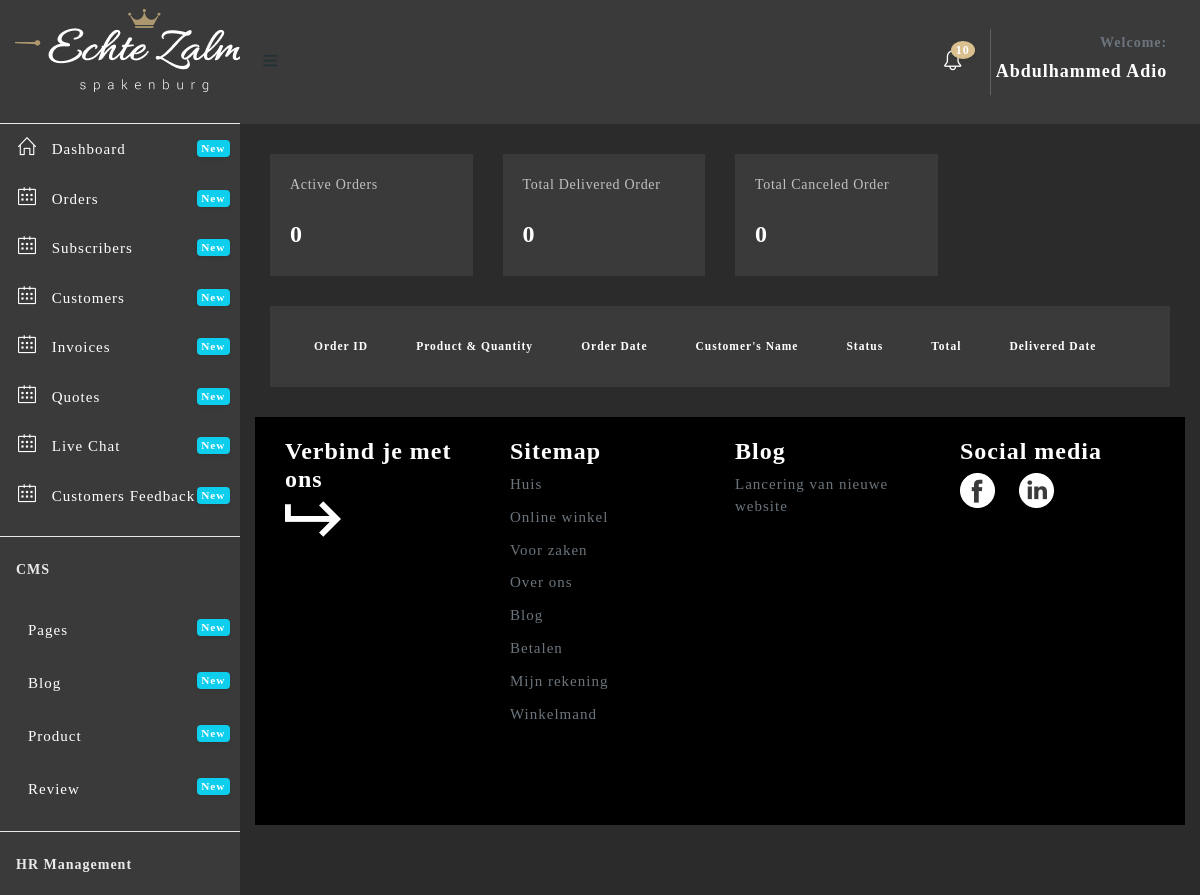
The app's page /admin/order.php (signed in), older data.
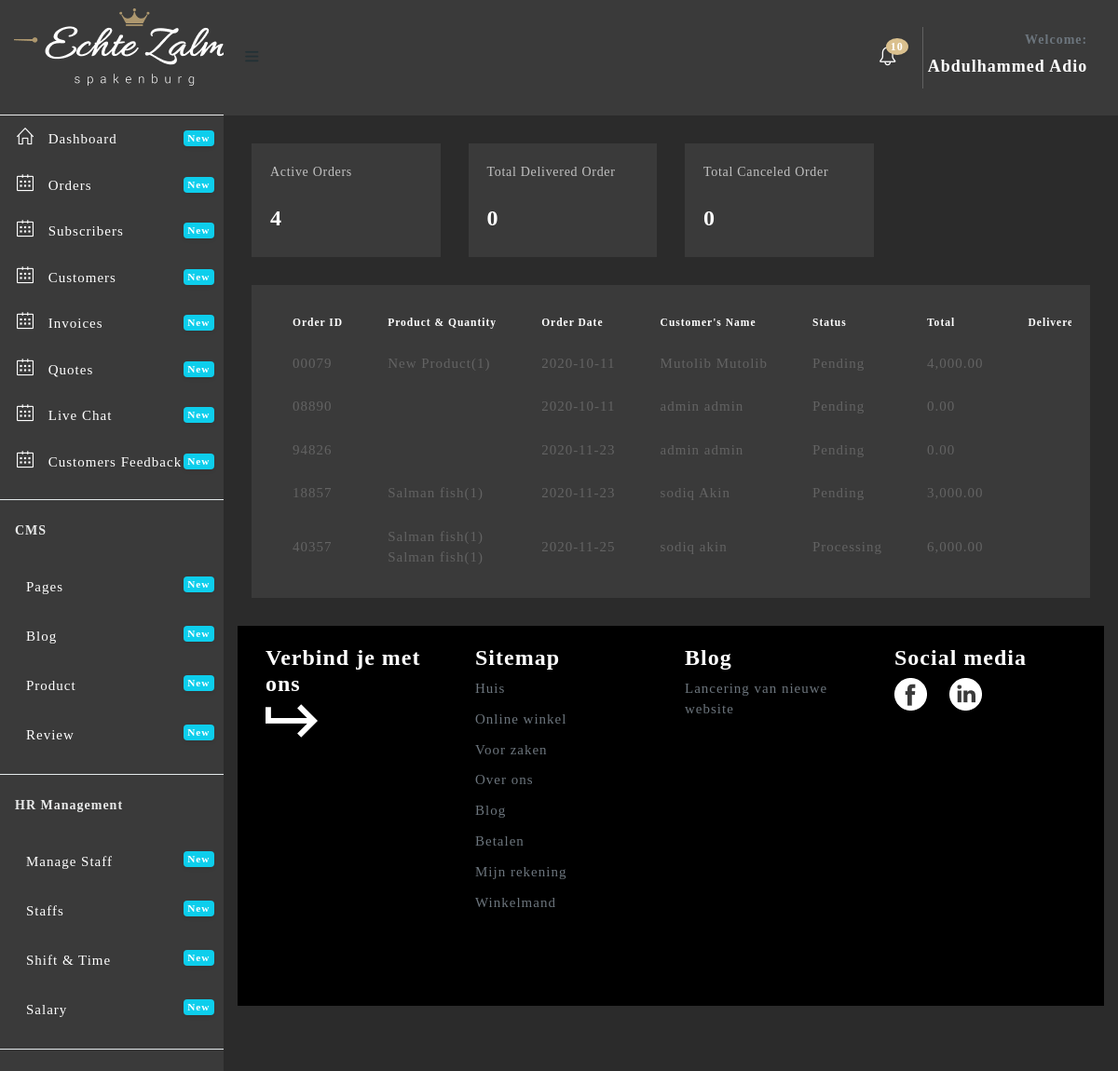
The same page, newer data.
### tables this page shows
CREATE TABLE `user_role_management` (
  `id` int(11) NOT NULL,
  `user_id` int(11) DEFAULT NULL,
  `menu_id` int(11) DEFAULT NULL,
  `status` tinyint(1) DEFAULT NULL
);

CREATE TABLE `menu` (
  `id` int(11) NOT NULL,
  `menu_name` varchar(255) DEFAULT NULL,
  `link` varchar(255) DEFAULT NULL,
  `icon_name` varchar(255) DEFAULT NULL,
  `level` int(2) NOT NULL
);

CREATE TABLE `tbl_order` (
  `id` int(11) NOT NULL,
  `order_id` varchar(255) DEFAULT NULL,
  `user_id` int(11) DEFAULT NULL,
  `payment_status` varchar(20) DEFAULT NULL,
  `del_date` varchar(20) DEFAULT NULL,
  `del_status` varchar(20) DEFAULT NULL,
  `ord_date` varchar(30) DEFAULT NULL,
  `invoice` tinyint(1) DEFAULT '0',
  `payment_type` varchar(20) DEFAULT NULL,
  `amount` varchar(255) NOT NULL,
  `file` varchar(255) DEFAULT NULL
);

CREATE TABLE `prd_order` (
  `id` int(11) NOT NULL,
  `user_id` int(11) DEFAULT NULL,
  `product_id` int(11) DEFAULT NULL,
  `quantity` int(11) DEFAULT NULL,
  `order_date` varchar(30) DEFAULT NULL,
  `status` varchar(20) DEFAULT NULL,
  `payment_status` varchar(20) NOT NULL DEFAULT 'Pending',
  `total_amount` varchar(10) DEFAULT NULL,
  `order_id` varchar(20) DEFAULT NULL
);

CREATE TABLE `product` (
  `id` int(11) NOT NULL,
  `prd_name` varchar(255) DEFAULT NULL,
  `price` varchar(255) DEFAULT NULL,
  `quantity` int(11) DEFAULT NULL,
  `image` varchar(255) DEFAULT NULL,
  `highlight` text,
  `description` text,
  `status` tinyint(1) DEFAULT NULL,
  `featured` tinyint(1) DEFAULT NULL,
  `created` varchar(255) DEFAULT NULL
);

CREATE TABLE `users` (
  `id` int(11) NOT NULL,
  `fname` varchar(255) DEFAULT NULL,
  `lname` varchar(255) DEFAULT NULL,
  `username` varchar(255) DEFAULT NULL,
  `email` varchar(255) DEFAULT NULL,
  `password` varchar(255) DEFAULT NULL,
  `country` varchar(255) DEFAULT NULL,
  `sex` varchar(255) DEFAULT NULL,
  `dob` varchar(255) DEFAULT NULL,
  `joined` varchar(255) DEFAULT NULL,
  `role` varchar(255) DEFAULT NULL,
  `status` tinyint(1) DEFAULT NULL
);

### admin/order.php (the view, shortened to what the changed rows need)
<?php include 'header.php';?>
<?php
  include '../includes/connection.php';
  $pstatus = 'Pending';
  $payment = 'Paid';
  $getActive = $connect2db->prepare("SELECT count(id) AS active FROM tbl_order WHERE del_status = ? AND payment_status = ?");
  $getActive->execute([$pstatus, $payment]);
  $active = $getActive->fetch();
  $active = $active->active;
?>
  <div class="content-wrapper" style="background: #2B2B2B;">
    <div class="container-fluid">
      <br><br><br>
      <div class="row mt-3">
        <div class="col-12 col-lg-12 col-xl-12">
          <div class="row">
            <div class="col-12 col-lg-6 col-xl-3">
          <div class="card" style="background: #3A3A3A;">
            <div class="card-body">
              <div class="media">
              <div class="media-body text-left">
                <span>Active Orders</span>
                <h4 class="text-white"><?php echo $active ?></h4>
              </div>
            </div>
            </div>
          </div>
        </div>
       </div>
       <div class="row">
        <div class="col-xl-12">
          <div class="card" style="background:#3A3A3A;">
            <div class="card-body">
              <div class="table-responsive">
                <table id="default-datatable" class="table">
                <thead style="background: #3A3A3A;color:#fff">
                    <tr>
                      <th>Order ID</th>
                        <th>Product & Quantity</th>
                        <th>Order Date</th>
                        <th>Customer's Name</th>
                        <th>Status</th>
                        <th>Total</th>
                        <th>Delivered Date</th>
                        <th></th>
                    </tr>
                </thead>
                <tbody>
                  <?php
                    $product = $connect2db->prepare("SELECT tbl_order.user_id,tbl_order.del_date,tbl_order.order_id,tbl_order.ord_date,tbl_order.payment_status,tbl_order.del_status, users.fname, users.lname FROM tbl_order JOIN users on tbl_order.user_id = users.id WHERE payment_status = ?");
                    $product->execute(['Paid']);
                    while ($row = $product->fetch()) {
                      ?>
                      <tr style="background-color: #3A3A3A;margin-bottom: 2px;margin-top: 2px;">
                          <td><?php echo $row->order_id ?></td>
                          <td>
                            <?php
                              $order_id = $row->order_id;
                              $user_id = $row->user_id;
                              $getPrd = $connect2db->prepare("SELECT prd_order.product_id,prd_order.quantity,prd_order.order_id,prd_order.user_id,product.prd_name FROM prd_order JOIN product ON prd_order.product_id = product.id WHERE order_id = ? AND user_id = ?");
                              $getPrd->execute([$order_id, $user_id]);
                              while ($prd = $getPrd->fetch()) {?>
                                <div><?php echo $prd->prd_name."(".$prd->quantity.") "?></div>
                             <?php }
                            ?>
                          </td>
                          <td><?php echo $row->ord_date; ?></td>
                          <td><?php echo $row->fname." ".$row->lname; ?></td>
                          <td><?php echo $row->del_status; ?></td>
                          <td>
                            <?php
                              $order_id = $row->order_id;
                              $user_id = $row->user_id;
                              $getTotal = $connect2db->prepare("SELECT SUM(total_amount) AS total_amount FROM `prd_order` WHERE user_id = ? AND order_id = ? ");
                              $getTotal->execute([$user_id, $order_id]);
                              $total = $getTotal->fetch();
                              echo(number_format($total->total_amount,2));
                            ?>
                          </td>
                          <td><?php echo $row->del_date?></td>
                        </tr>
                    <?php
                    }
                  ?>
                  </tbody>
              </table>
              </div>
            </div>
        </div>
    </div>
  </div>
          </div>

### admin/header.php (shortened to what the changed rows need)
<!DOCTYPE html>
<html lang="en">
<head>
  <link href="assets/plugins/fullcalendar/css/fullcalendar.min.css" rel='stylesheet'/>
  <link href="assets/plugins/bootstrap-datatable/css/dataTables.bootstrap4.min.css" rel="stylesheet" type="text/css">
  <link href="assets/plugins/bootstrap-datatable/css/buttons.bootstrap4.min.css" rel="stylesheet" type="text/css">
  <link href="assets/plugins/vectormap/jquery-jvectormap-2.0.2.css" rel="stylesheet" />
  <link href="assets/plugins/simplebar/css/simplebar.css" rel="stylesheet"/>
  <link href="assets/css/bootstrap.min.css" rel="stylesheet"/>
  <link href="assets/css/animate.css" rel="stylesheet" type="text/css"/>
  <link href="assets/css/icons.css" rel="stylesheet" type="text/css"/>
  <link href="assets/css/sidebar-menu.css" rel="stylesheet"/>
  <link href="assets/css/app-style.css" rel="stylesheet"/>
  <link href="assets/css/poppins.css" rel="stylesheet"/>
   <link href="assets/plugins/select2/css/select2.min.css" rel="stylesheet" />
  <link href="assets/plugins/switchery/css/switchery.min.css" rel="stylesheet" />
  <link href="assets/plugins/bootstrap-switch/bootstrap-switch.min.css" rel="stylesheet">
  <link rel="stylesheet" href="assets/plugins/summernote/dist/summernote-bs4.css"/>
  <link href="assets/plugins/dropzone/css/dropzone.css" rel="stylesheet" type="text/css">
  <link href="assets/plugins/simplebar/css/simplebar.css" rel="stylesheet"/>
</head>
<body style="background: #2B2B2B;">
 <div id="wrapper">
   <div id="sidebar-wrapper" data-simplebar="" data-simplebar-auto-hide="true" style="background: #3A3A3A; color: white;">
   <ul class="sidebar-menu do-nicescrol">
    <?php
      if (!is_file('no_delete.php')) {
        echo "A file is Missing";
      }else{
        include'../includes/connection.php';
        $id = $_SESSION['id'];
        $getMenu = $connect2db->prepare("SELECT menu.menu_name,menu.link,menu.icon_name,menu.id,user_role_management.menu_id,user_role_management.user_id, menu.level FROM menu JOIN user_role_management ON menu.id =user_role_management.menu_id WHERE menu.level = 1 AND user_role_management.user_id = $id ");
        $getMenu->execute();
        while ($menu = $getMenu->fetch()) {?>
          <li>
        <a href="<?php echo $menu->link?>" class="waves-effect" style="color:#fff">
          <i class="<?php echo($menu->icon_name)?>"></i> <span><?php echo $menu->menu_name?></span>
          <small class="badge float-right badge-info">New</small>
        </a>
      </li>
        <?php }
      }
    ?>
      <hr class="mt-3">
      <li><h6 class="ml-3 text-light mb-4 mt-4">CMS</h6></li>
    <?php
      if (!is_file('no_delete.php')) {
        echo "A file is Missing";
      }else{
        include'../includes/connection.php';
        $id = $_SESSION['id'];
        $getMenu = $connect2db->prepare("SELECT menu.menu_name,menu.link,menu.icon_name,menu.id,user_role_management.menu_id,user_role_management.user_id, menu.level FROM menu JOIN user_role_management ON menu.id =user_role_management.menu_id WHERE menu.level = 2 AND user_role_management.user_id = $id ");
        $getMenu->execute();
        while ($menu = $getMenu->fetch()) {?>
          <li>
        <a href="<?php echo $menu->link?>" class="waves-effect" style="color:#fff">
          <i class="<?php echo($menu->icon_name)?>"></i> <span><?php echo $menu->menu_name?></span>
          <small class="badge float-right badge-info">New</small>
        </a>
      </li>
        <?php }
      }
    ?>
      <hr class="mt-3">
      <li><h6 class="ml-3 text-light mb-4 mt-4">HR Management</h6></li>
    <?php
      if (!is_file('no_delete.php')) {
        echo "A file is Missing";
      }else{
        include'../includes/connection.php';
        $id = $_SESSION['id'];
        $getMenu = $connect2db->prepare("SELECT menu.menu_name,menu.link,menu.icon_name,menu.id,user_role_management.menu_id,user_role_management.user_id, menu.level FROM menu JOIN user_role_management ON menu.id =user_role_management.menu_id WHERE menu.level = 3 AND user_role_management.user_id = $id ");
        $getMenu->execute();
        while ($menu = $getMenu->fetch()) {?>
          <li>
        <a href="<?php echo $menu->link?>" class="waves-effect" style="color:#fff">
          <i class="<?php echo($menu->icon_name)?>"></i> <span><?php echo $menu->menu_name?></span>
          <small class="badge float-right badge-info">New</small>
        </a>
      </li>
        <?php }
      }
    ?>
      <hr class="mt-3">
      <br><br>
    </ul>
   </div>

Row changes from the older to the newer data that the page shows:
now on this page (row unchanged): user_role_management: menu.menu_name "Manage Staff", shown under "HR Management"
now on this page (row unchanged): user_role_management: menu.menu_name "Staffs", shown under "HR Management"
now on this page (row unchanged): user_role_management: menu.menu_name "Shift & Time", shown under "HR Management"
now on this page (row unchanged): user_role_management: menu.menu_name "Salary", shown under "HR Management"
added tbl_order: order "00079", ord_date "2020-10-11", user.fname "Mutolib", user.lname "Mutolib", del_status "Pending", total_amount "4,000.00"
added prd_order: product.prd_name "New Product", quantity "1", shown under "00079"
added tbl_order: order "08890", ord_date "2020-10-11", user.fname "admin", user.lname "admin", del_status "Pending", total_amount "0.00"
added tbl_order: order "94826", ord_date "2020-11-23", user.fname "admin", user.lname "admin", del_status "Pending", total_amount "0.00"
added tbl_order: order "18857", ord_date "2020-11-23", user.fname "sodiq", user.lname "Akin", del_status "Pending", total_amount "3,000.00"
added prd_order: product.prd_name "Salman fish", quantity "1", shown under "18857"
added tbl_order: order "40357", ord_date "2020-11-25", user.fname "sodiq", user.lname "akin", del_status "Processing", total_amount "6,000.00"
added prd_order: product.prd_name "Salman fish", quantity "1", shown under "40357"
added prd_order: product.prd_name "Salman fish", quantity "1", shown under "40357"
Text that changed along with them:
$active: "0" → "4"
